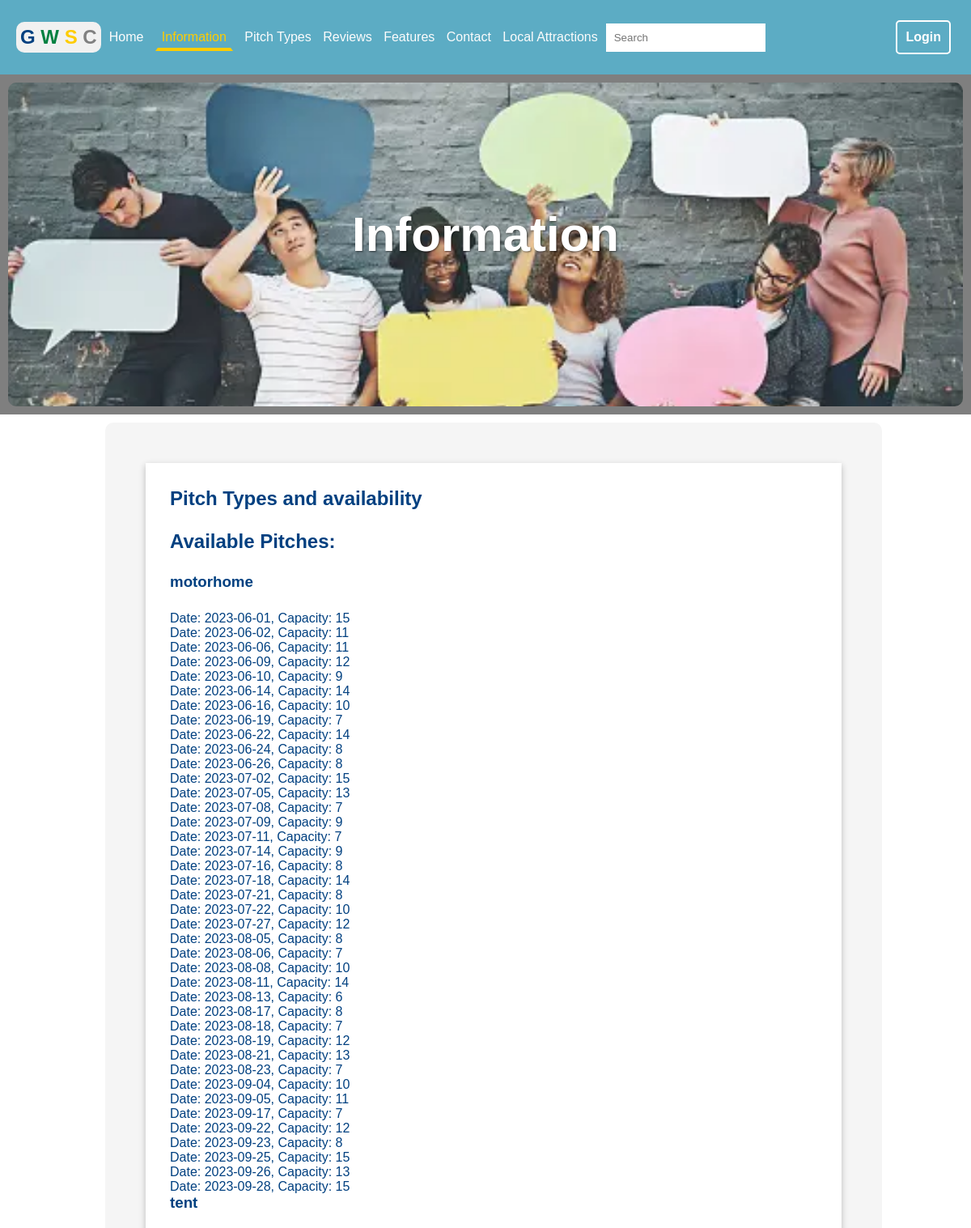
Screenshot of /pages/information.php (upper part) with the database file from the repository.
### tables this page shows
CREATE TABLE IF NOT EXISTS `camping_pitches` (
  `pitch_id` int(11) NOT NULL AUTO_INCREMENT,
  `site_id` int(11) NOT NULL,
  `pitch_type_id` int(11) NOT NULL,
  `pitch_date` date NOT NULL,
  `pitch_capacity` int(11) NOT NULL,
  `pitch_availability` int(11) NOT NULL,
  PRIMARY KEY (`pitch_id`),
  KEY `site_id` (`site_id`),
  KEY `pitch_type_id` (`pitch_type_id`)
);

CREATE TABLE IF NOT EXISTS `pitch_types` (
  `pitch_type_id` int(11) NOT NULL,
  `pitch_type_name` varchar(50) NOT NULL,
  PRIMARY KEY (`pitch_type_id`)
);

### pages/information.php (the view, shortened to what this page needs)
<?php
include_once "../php-processes/config.php";
?>
<!DOCTYPE html>
<html lang="en">
<head>
  <link rel="stylesheet" href="../css/styles.css">
</head>
<body>
  <header>
    <div class="logo-and-nav">
      <div class="logo">
        <a href="../index.php">
          <span class="a1">G</span>
          <span class="a2">W</span>
          <span class="a3">S</span>
          <span class="a4">C</span>
        </a>
      </div>
      <nav id="navigation">
        <ul>
          <li><a href="../index.php">Home</a></li>
          <li><a href="information.php" class="on_page">Information</a></li>
          <li><a href="pitch_types_and_availability.php">Pitch Types</a></li>
          <li><a href="reviews.php">Reviews</a></li>
          <li><a href="features.php">Features</a></li>
          <li><a href="contact.php">Contact</a></li>
          <li><a href="local_attractions.php">Local Attractions</a></li>
        </ul>
        <div class="search" id="search">
          <form method="post">
            <input class="search" type="text" name="search" placeholder="Search" onkeyup="performSearch(this.value)">
          </form>
        </div>
      </nav>
    </div>
    <div class="aside-right">
      <?php
      if (isset($_SESSION['loggedin']) && $_SESSION['loggedin'] === true) {
        $user = $_SESSION['userDetails'];
        echo '
        <a onclick="userMenu()" class="user-profile">
          <div class="profile-circle">
            <span class="initial-letter">' . strtoupper(substr($user['username'], 0, 1)) . '</span>
          </div>
        </a>
        <div class="general-card user-men" id="user-menu">
          <h2>Signed in as:</h2>
          <div class="usernam">
          ' . $user['username'] . '
          </div>
          <br>
          <ul>
            <li><a class="logout" href="user/profile.php">Profile</a></li>
            <li><a class="logout" href="user/bookings.php">Bookings</a></li>
            <li>
              <a class="logout" href="../php-processes/logout-process.php">
                Logout
              </a>
            </li>
          </ul>
        </div>
    ';
      } else {
        $currentURL = $_SERVER['REQUEST_URI'];
        echo "<a class='login-link' href='../auth/login.php?redirect=$currentURL'>Login</a>";
      }
      ?>
    </div>
  </header>
  <section class="banner">
    <div class="banner-div ban-4">
      <h1>Information</h1>
    </div>
  </section>
  <main>
    <section class="general-section">
      <div class="general-card">
        <h2>Pitch Types and availability</h2>
        <div>
          <?php
          $sql = "SELECT pt.pitch_type_name, cp.pitch_date, cp.pitch_capacity
FROM pitch_types pt
INNER JOIN camping_pitches cp ON pt.pitch_type_id = cp.pitch_type_id
ORDER BY pt.pitch_type_name, cp.pitch_date";
          $result = $con->query($sql);
          if ($result->num_rows > 0) {
            $current_pitch_type = null;
            echo "<h2>Available Pitches:</h2>";
            while ($row = $result->fetch_assoc()) {
              $pitch_type_name = $row["pitch_type_name"];
              $pitch_date = $row["pitch_date"];
              $pitch_capacity = $row["pitch_capacity"];
              if ($current_pitch_type !== $pitch_type_name) {
                echo "<h3>{$pitch_type_name}</h3>";
                $current_pitch_type = $pitch_type_name;
              }
              echo "<p>Date: {$pitch_date}, Capacity: {$pitch_capacity}</p>";
            }
          } else {
            echo "No pitches found.";
          }
          ?>
        </div>
      </div>
    </section>
  </main>
</body>
</html>

### css/styles.css (style rules this page uses)
* { margin: 0; padding: 0; box-sizing: border-box; font-family: sans-serif; scroll-behavior: smooth; }
header { position: sticky; width: 100%; top: 0; z-index: 1000; background-color: #5cacc4; padding: 25px 20px; display: flex; justify-content: space-between; align-items: center; }
.logo-and-nav { display: flex; justify-content: space-between; align-items: center; gap: 10px; }
.logo { display: inline; padding: 5px; border-radius: 10px; background: #F1F1F1; margin: auto; }
.logo a { font-size: 24px; text-decoration: none; font-weight: bolder; }
.a1 { color: #004080; }
.a2 { color: #008040; }
.a3 { color: #FFCC00; }
.a4 { color: #808080; }
nav { margin: auto; display: flex; justify-content:space-between; align-items: center; }
nav ul { list-style: none; margin: 0; padding: 0; }
nav ul li { display: inline-block; margin-right: 10px; }
nav ul li a { text-decoration: none; color: #fcfcfc; transition: color 0.3s ease; }
.search input[type="text"] { padding: 10px; border: none; }
.search input[type="text"], .result { width: 100%; box-sizing: border-box; }
.login-link { text-decoration: none; color: white; font-weight: bold; border: 2px solid white; border-radius: 5px; padding: 10px; margin-right: 5px; transition: 0.3s; }
.on_page { padding: 5px; border-bottom: #FFCC00 4px solid; border-right: transparent solid; border-left: transparent solid; color: #FFCC00; }
.aside-right { display: flex; flex-wrap: nowrap; }
h1,h2,h3,h4,h5,h6 { margin-bottom: 25px; }
.banner { padding: 10px; position: relative; }
.banner::before { content: ""; position: absolute; top: 0; left: 0; width: 100%; height: 100%; background-color: rgba(0, 0, 0, 0.5); z-index: -1; }
.banner-div { position: relative; z-index: 1; display: flex; justify-content: center; align-items: center; height: 50vh; padding: 100px auto; border-radius: 10px; overflow: hidden; }
.ban-4 { background: url(../images/banner/ban4.webp) ; background-size: contain; background-repeat: no-repeat; background-attachment: fixed; background-position: center; }
.banner-div h1 { font-size: 60px; color:white; font-weight: bolder; text-shadow: 1px 1px 2px rgba(0, 0, 0, 0.5); }
main { width: 80%; margin: 0 auto; }
.general-section { width: 100%; padding: 50px; margin: 10px; border-radius: 10px; color: #004080; background-color: whitesmoke; }
.general-card { background-color: white; padding: 30px; color: #004080; box-shadow: rgba(0, 0, 0, 0.24) 0px 3px 8px; }

### rows the page displays
camping_pitches: pitch_type.pitch_type_name "motorhome", pitch_date "2023-06-01", pitch_capacity "15"
camping_pitches: pitch_date "2023-06-02", pitch_capacity "11"
camping_pitches: pitch_date "2023-06-06", pitch_capacity "11"
camping_pitches: pitch_date "2023-06-09", pitch_capacity "12"
camping_pitches: pitch_date "2023-06-10", pitch_capacity "9"
camping_pitches: pitch_date "2023-06-14", pitch_capacity "14"
camping_pitches: pitch_date "2023-06-16", pitch_capacity "10"
camping_pitches: pitch_date "2023-06-19", pitch_capacity "7"
camping_pitches: pitch_date "2023-06-22", pitch_capacity "14"
camping_pitches: pitch_date "2023-06-24", pitch_capacity "8"
camping_pitches: pitch_date "2023-06-26", pitch_capacity "8"
camping_pitches: pitch_date "2023-07-02", pitch_capacity "15"
camping_pitches: pitch_date "2023-07-05", pitch_capacity "13"
camping_pitches: pitch_date "2023-07-08", pitch_capacity "7"
camping_pitches: pitch_date "2023-07-09", pitch_capacity "9"
camping_pitches: pitch_date "2023-07-11", pitch_capacity "7"
camping_pitches: pitch_date "2023-07-14", pitch_capacity "9"
camping_pitches: pitch_date "2023-07-16", pitch_capacity "8"
camping_pitches: pitch_date "2023-07-18", pitch_capacity "14"
camping_pitches: pitch_date "2023-07-21", pitch_capacity "8"
camping_pitches: pitch_date "2023-07-22", pitch_capacity "10"
camping_pitches: pitch_date "2023-07-27", pitch_capacity "12"
camping_pitches: pitch_date "2023-08-05", pitch_capacity "8"
camping_pitches: pitch_date "2023-08-06", pitch_capacity "7"
camping_pitches: pitch_date "2023-08-08", pitch_capacity "10"
camping_pitches: pitch_date "2023-08-11", pitch_capacity "14"
camping_pitches: pitch_date "2023-08-13", pitch_capacity "6"
camping_pitches: pitch_date "2023-08-17", pitch_capacity "8"
camping_pitches: pitch_date "2023-08-18", pitch_capacity "7"
camping_pitches: pitch_date "2023-08-19", pitch_capacity "12"
camping_pitches: pitch_date "2023-08-21", pitch_capacity "13"
camping_pitches: pitch_date "2023-08-23", pitch_capacity "7"
camping_pitches: pitch_date "2023-09-04", pitch_capacity "10"
camping_pitches: pitch_date "2023-09-05", pitch_capacity "11"
camping_pitches: pitch_date "2023-09-17", pitch_capacity "7"
camping_pitches: pitch_date "2023-09-22", pitch_capacity "12"
camping_pitches: pitch_date "2023-09-23", pitch_capacity "8"
camping_pitches: pitch_date "2023-09-25", pitch_capacity "15"
camping_pitches: pitch_date "2023-09-26", pitch_capacity "13"
camping_pitches: pitch_date "2023-09-28", pitch_capacity "15"
camping_pitches: pitch_type.pitch_type_name "tent"
